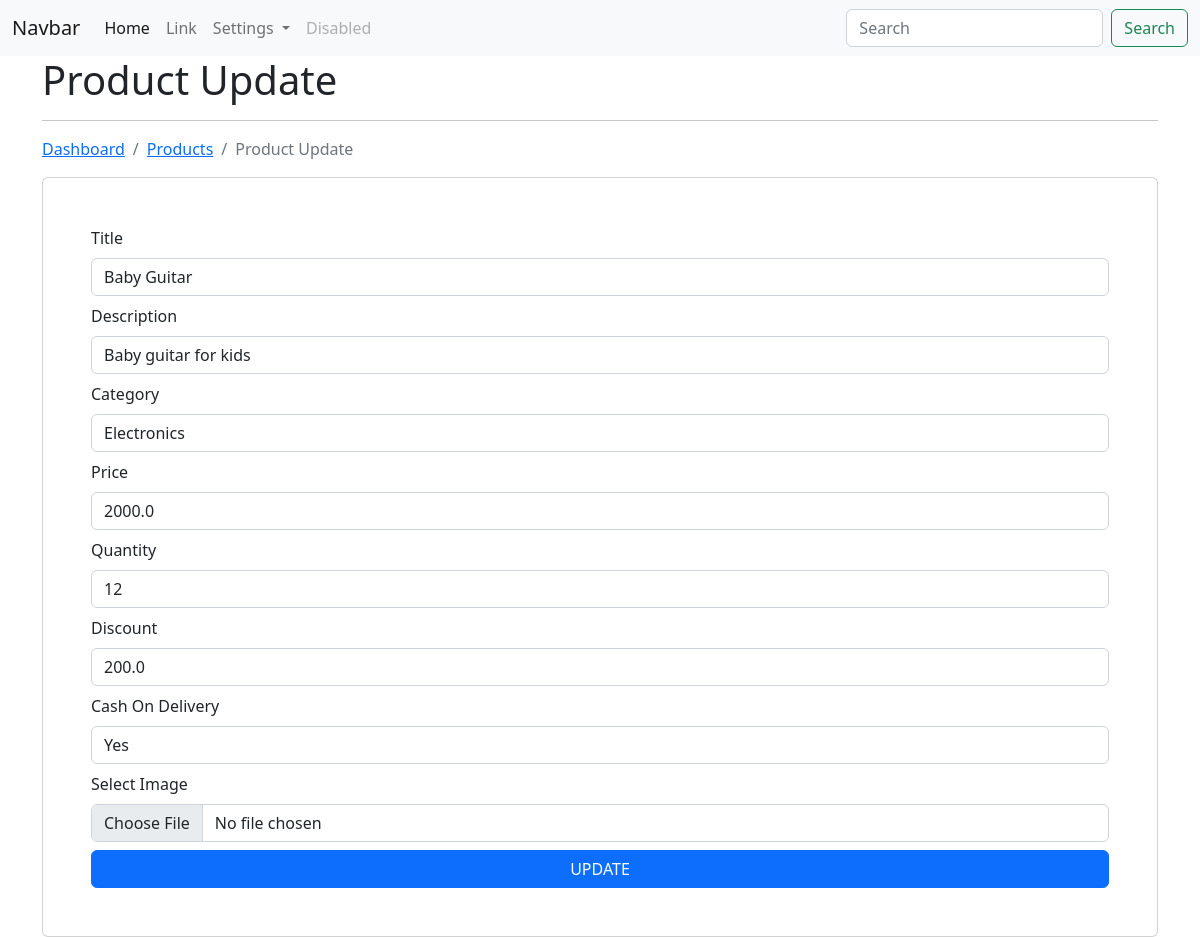
/ecom/product/edit/3/ (signed in), run on the app's committed database.
### app_ecom/models.py (models this page shows)
class Product(models.Model):
    title = models.CharField(max_length=200)
    desc = models.CharField(max_length=200)
    category = models.ForeignKey(Category, on_delete=models.CASCADE)
    price = models.FloatField()
    image = models.FileField(null=True, blank=True, upload_to="products/")
    quantity = models.IntegerField()
    discount = models.FloatField()
    cod = models.CharField(max_length=100)
    user = models.ForeignKey(User, on_delete=models.CASCADE)
    class Meta:
        db_table = 'app_products'

### app_ecom/views.py (the view)
# urls.py: path('product/edit/<int:id>/', views.product_edit, name='edit-product'),
@login_required(login_url='/authentication/login/')
def product_edit(request, id):
    product = Product.objects.get(id=id)
    categories = Category.objects.all()
    context = {"data": product, "categories": categories}
    return render(request, 'products/product_edit.html', context)

### templates/products/product_edit.html (shortened to what this page needs)
{% extends "layouts/master.html" %}
{% block content %}
    <div class="container">
        <h1>Product Update</h1>
        <hr>
        <nav aria-label="breadcrumb">
            <ol class="breadcrumb">
              <li class="breadcrumb-item"><a href="{% url 'dashboard' %}">Dashboard</a></li>
              <li class="breadcrumb-item active"><a href="{% url 'list-product' %}">Products</a></li>
              <li class="breadcrumb-item active">Product Update</li>
            </ol>
        </nav>
        <div class="card p-5">
            <form action="{% url 'update-product' %}" method="post" enctype="multipart/form-data">
                <div class="form-group mb-2">
                    <label for="title">Title</label>
                    <input type="text" name="title" value="{{ data.title }}" class="form-control mt-2">
                </div>
                <div class="form-group mb-2">
                    <label for="desc">Description</label>
                    <input type="text" name="desc" value="{{ data.desc }}" class="form-control mt-2">
                </div>
                <div class="form-group mb-2">
                    <label for="category">Category</label>
                    <select name="category" class="form-control mt-2">
                        {% for val in categories %}
                        <option value="{{ val.id }}">{{ val.category_name }}</option>
                        {% endfor %}
                    </select>
                </div>
                <div class="form-group mb-2">
                    <label for="price">Price</label>
                    <input type="text" name="price" value="{{ data.price }}" class="form-control mt-2">
                </div>
                <div class="form-group mb-2">
                    <label for="quantity">Quantity</label>
                    <input type="text" name="quantity" value="{{ data.quantity }}" class="form-control mt-2">
                </div>
                <div class="form-group mb-2">
                    <label for="discount">Discount</label>
                    <input type="text" name="discount" value="{{ data.discount }}" class="form-control mt-2">
                </div>
                <div class="form-group mb-2">
                    <label for="cod">Cash On Delivery</label>
                    <input type="text" name="cod" value="{{ data.cod }}" class="form-control mt-2">
                </div>
                <div class="form-group mb-2">
                    <label for="image">Select Image</label>
                    <input type="file" name="image" value="{{ data.image }}" class="form-control mt-2">
                </div>
                <input type="submit" class="btn btn-primary col-12" value="UPDATE">
            </form>
        </div>
    </div>
{% endblock content %}

### data on the page
Product: title "Baby Guitar", desc "Baby guitar for kids", price "2000.0", quantity "12", discount "200.0", cod "Yes"

### other printed values
form field category "Electronics"
